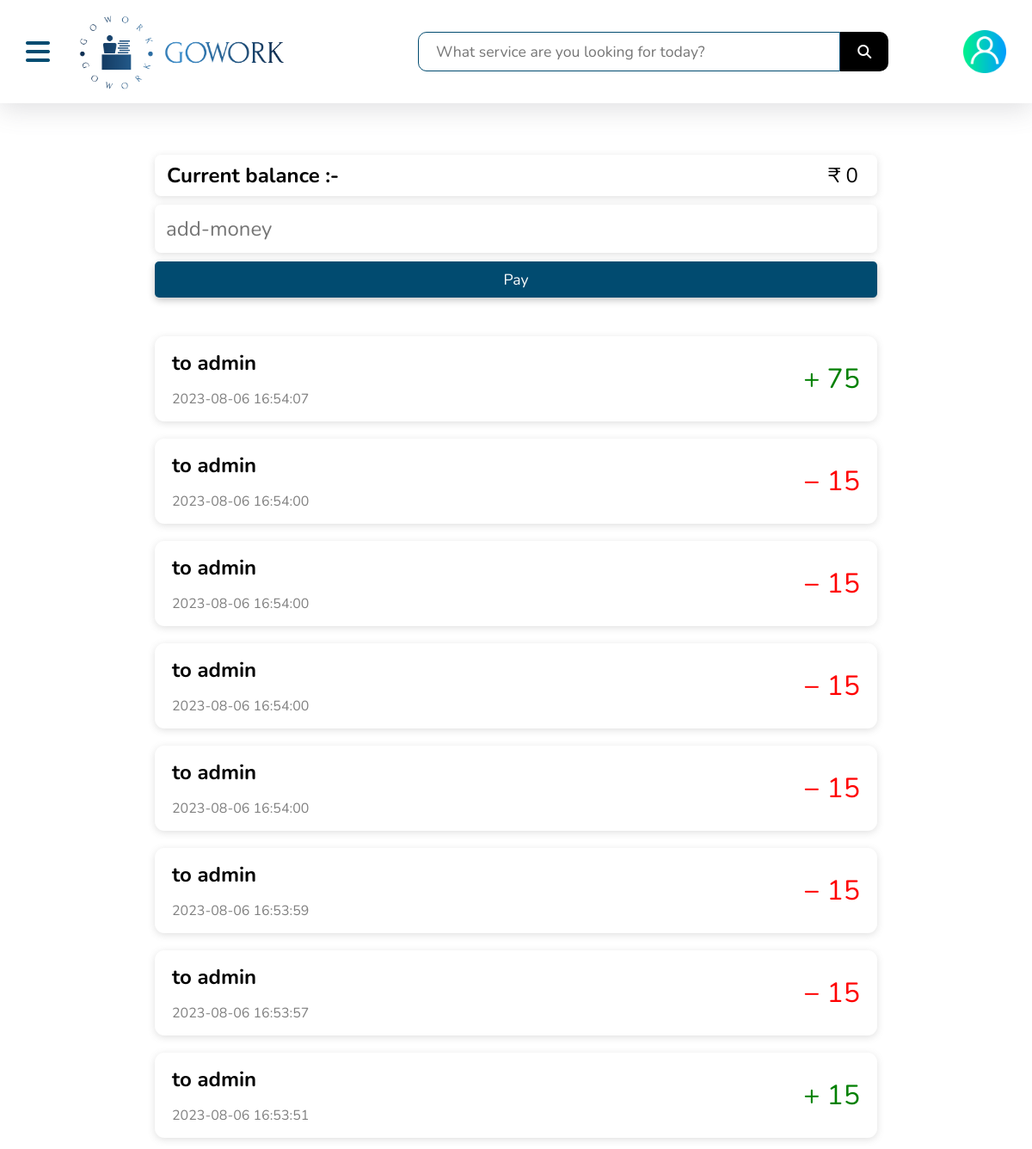
The page /app/view/add_money.php (signed in) on the database its author committed.
### tables this page shows
CREATE TABLE `transaction` (
  `transaction_id` int(255) NOT NULL,
  `wallet_id` int(255) NOT NULL,
  `amount` int(255) NOT NULL,
  `type(credit,debit)` varchar(6) NOT NULL,
  `created_at` datetime NOT NULL DEFAULT current_timestamp()
);

### app/core/controller/main.php (called while the page is built, shortened)
<?php
require_once __DIR__ . '../../../model/class.users.php';
if (isset($_SESSION['loggedin']) && $_SESSION['loggedin'] == true) {
    $user = new Users();
}

### app/model/class.users.php (called while the page is built, shortened)
<?php
require_once __DIR__ . '../../model/class.database.php';
class Users extends Database
{
    function transactions($user_id)
    {
        $sql = "SELECT * FROM `transaction` WHERE wallet_id=$user_id ORDER BY created_at DESC";
        $result = $this->query($sql);
        return $result;
    }
}

### app/model/class.database.php (called while the page is built, shortened)
<?php
class Database
{
    public $server = "localhost";
    public $username = "root";
    public $password = "";
    public $database = "gowork";
    function connect()
    {
        $conn = mysqli_connect(
            $this->server,
            $this->username,
            $this->password,
            $this->database
        );
        return $conn;
    }
    function query($query)
    {
        $result = mysqli_query($this->connect(), $query);
        return $result;
    }
}

### app/core/controller/transaction.php (the view)
<?php
require_once __DIR__ . '../../controller/main.php';
$rows  = mysqli_fetch_all($user->transactions($user_id), MYSQLI_ASSOC);
for ($i = 0; $i < count($rows); $i++) {
  $row = $rows[$i];
  $amount = $row['amount'];
  $type = $row['type(credit,debit)'];
  $transaction_time = $row['created_at'];
  $typeCredit = "credit";
  $typeDebit = "debit";
  if ($type === $typeDebit) {
    echo '
<div class="transaction-inner">
<ul class="transaction-info">
<li class="transaction-info-inner">to admin</li>
<li class="transaction-time">' . $transaction_time . '</li>
</ul>
<div class="cr_de-info de-info">&plus; ' . $amount . '</div>
</div>';
  } else {
    if ($type === $typeCredit) {
      echo '
<div class="transaction-inner">
<ul class="transaction-info">
<li class="transaction-info-inner">to admin</li>
<li class="transaction-time">' . $transaction_time . '</li>
</ul>
<div class="cr_de-info cr-info">&minus; ' . $amount . '</div>
</div>';
    }
  }
}

### assets/css/add_money.css (style rules this page uses)
.add-money .transaction .transaction-inner { justify-content: space-between; display: flex; box-shadow: rgba(99, 99, 99, 0.2) 0px 2px 8px 0px; border-radius: 11px; padding: 15px 20px; margin: 20px 0px; }
.add-money .transaction .transaction-inner .transaction-info { list-style: none; }
.add-money .transaction .transaction-inner .transaction-info .transaction-info-inner { font-size: 1.5rem; font-weight: bold; }
.add-money .transaction .transaction-inner .transaction-info .transaction-time { margin-top: 15px; color: gray; font-size: 1rem; }
.add-money .transaction .transaction-inner .cr_de-info { font-size: 2rem; display: flex; align-items: center; }
.add-money .transaction .transaction-inner .de-info { color: green; }
.add-money .transaction .transaction-inner .cr-info { color: red; }

### assets/css/header.css (style rules this page uses)
* { box-sizing: border-box; padding: 0; margin: 0; border: 0; outline: 0; font-family: 'Nunito', sans-serif; }

### rows shown on the page
transaction: created_at "2023-08-06 16:54:07", amount "75"
transaction: created_at "2023-08-06 16:54:00", amount "15"
transaction: created_at "2023-08-06 16:54:00", amount "15"
transaction: created_at "2023-08-06 16:54:00", amount "15"
transaction: created_at "2023-08-06 16:54:00", amount "15"
transaction: created_at "2023-08-06 16:53:59", amount "15"
transaction: created_at "2023-08-06 16:53:57", amount "15"
transaction: created_at "2023-08-06 16:53:51", amount "15"

### other values the page prints
$current_balance "0"
